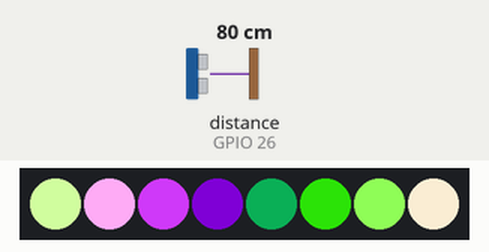
This sketch was run on a simulated ESP32. On the bench: 8 RGB LEDs in strip order, left to right. Wiring (inferred from the names in the program): ultrasonic range finder: trigger GPIO 27; echo GPIO 26. The test bench sets the inputs (shaded band); at power-on: distance to the obstacle (sensor on GPIO 26) 80 cm. The echo pulse lasts 58.3 µs per cm; dim RGB values are drawn brighter than linear.

Above: at 1.2 s.
1.3 s: distance to the obstacle (sensor on GPIO 26) set to 2 cm
At 1.69 s:
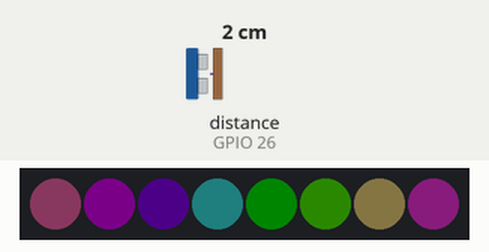
3.9 s: distance to the obstacle (sensor on GPIO 26) set to 250 cm
At 4.13 s:
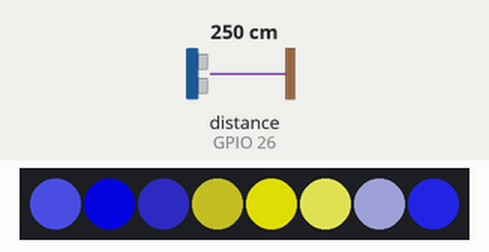
6.3 s: distance to the obstacle (sensor on GPIO 26) set to 4 cm
At 6.55 s:
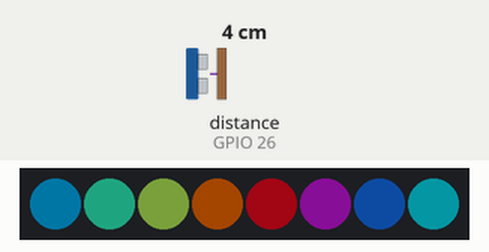
8.8 s: distance to the obstacle (sensor on GPIO 26) set to 18 cm
At 8.97 s:
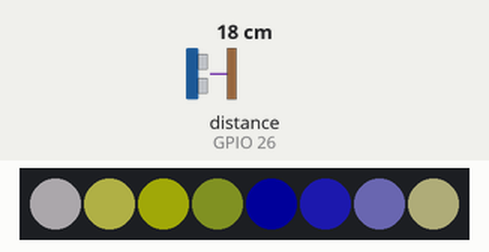
11.2 s: distance to the obstacle (sensor on GPIO 26) set to 9 cm
At 11.42 s:
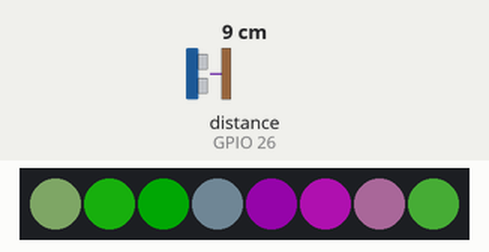
13.7 s: distance to the obstacle (sensor on GPIO 26) set to 35 cm
At 13.89 s:
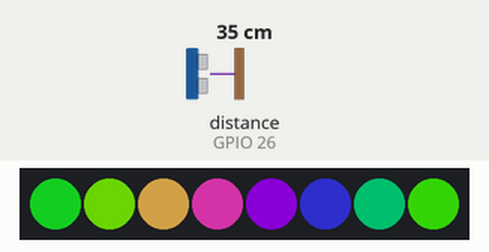
Timing chart, 0 to 18.9 s (numbered marks = the images above; inputs shaded):
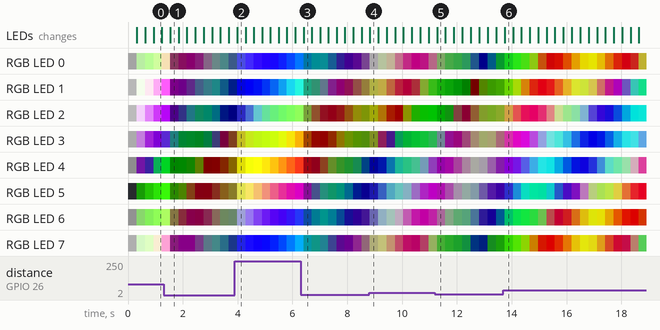

Measured:
- after the input at 1.3 s, the LEDs: change after 0.24 s (image 1)
- after the input at 6.3 s, the LEDs: change after 0.11 s (image 3)
- after the input at 11.2 s, the LEDs: change after 0.07 s (image 5)

The sketch:

rgb_strip_ultrasonic.ino
```cpp
/* Noah Klein & Ayden Coughlin*/

#include <Adafruit_NeoPixel.h> // Include the Adafruit NeoPixel library

#define LED_PIN 14 // NeoPixel LED strip
#define NUM_LEDS 8 // Number of LEDs

#define TRIG_PIN 27
#define ECHO_PIN 26

// Create an instance of the Adafruit_NeoPixel class
Adafruit_NeoPixel strip = Adafruit_NeoPixel(NUM_LEDS, LED_PIN, NEO_GRB + NEO_KHZ800);

void setup() {
  pinMode(TRIG_PIN, OUTPUT);
	pinMode(ECHO_PIN, INPUT);
	Serial.begin(9600);

  strip.begin(); // Initialize the NeoPixel strip
  strip.show(); // Set initial color to black
}

uint16_t offset = 0;
float offsetMagnitudeR = 25;
float offsetMagnitudeG = 9;
float offsetMagnitudeB = 73;

double duration, distance, avgDist;

void loop() {
  digitalWrite(TRIG_PIN, LOW);
  delayMicroseconds(2);
  digitalWrite(TRIG_PIN, HIGH);
  delayMicroseconds(10);
  digitalWrite(TRIG_PIN, LOW);

  duration = pulseIn(ECHO_PIN, HIGH);
  distance = min((duration*.0343)/2,50.0);

  avgDist = (avgDist*0.7) + (distance*0.3);
  float distOffset = avgDist/50.0;
  //Serial.println(distance);


  for (int i = 0; i < NUM_LEDS; i++) {
    const int freqMult = 3;
    uint8_t sinValR = (sin((i*freqMult + offset/offsetMagnitudeR)/3.14) + 1) * (255/2) * distOffset;
    uint8_t sinValG = (sin((i*freqMult + offset/offsetMagnitudeG)/3.14) + 1) * (255/2) * distOffset;
    uint8_t sinValB = (sin((i*freqMult + offset/offsetMagnitudeB)/3.14) + 1) * (255/2) * distOffset;

    strip.setPixelColor(i, sinValR, sinValG, sinValB); // Set the color of the i-th LED
    strip.show(); // Update the LED strip with the new colors
  }
  delay(10); // Wait for 100 milliseconds

  offset++;
}
```
